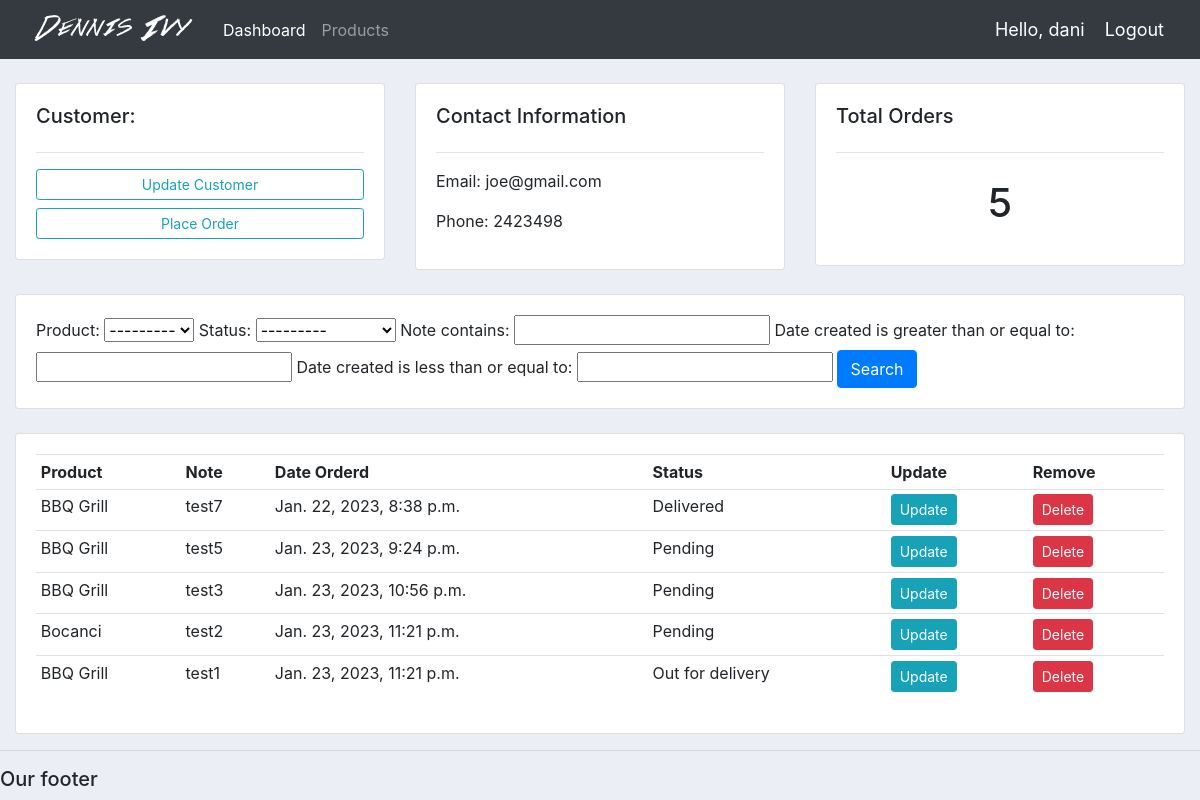
The page /customer/2/ (signed in) on the database its author committed.
### accounts/models.py (models this page shows, shortened)
class Customer(models.Model):
    name = models.CharField(max_length=200, null=True)
    phone = models.CharField(max_length=200, null=True)
    email = models.CharField(max_length=200, null=True)
    date_created = models.DateTimeField(auto_now_add=True)

class Order(models.Model):
    STATUS = (
        ('Pending', 'Pending'),
        ('Out for delivery', 'Out for delivery'),
        ('Delivered', 'Delivered'),
    )
    customer = models.ForeignKey(Customer, null=True, on_delete=models.SET_NULL) #relationship... relatii una la mai multe
    product = models.ForeignKey(Product, null=True, on_delete=models.SET_NULL)
    date_created =models.DateTimeField(auto_now_add=True)
    status = models.CharField(max_length=200, null=True, choices=STATUS)
    note = models.CharField(max_length=1000, null=True)

class Product(models.Model):
    CATEGORY = (
        ('Indoor', 'Indoor'),
        ('Out Door', 'Out Door'),
    )
    name = models.CharField(max_length=200, null=True)
    price = models.FloatField(null=True)
    category = models.CharField(max_length=200, null=True, choices=CATEGORY)
    description = models.CharField(max_length=200, null=True, blank=True)
    date_created = models.DateTimeField(auto_now_add=True)
    tags = models.ManyToManyField(Tag)
    def __str__(self):
        return self.name

### accounts/views.py (the view)
# urls.py: path('customer/<str:pk_test>/', views.customer, name="customer"),
@login_required(login_url='login')
def customer(request, pk_test):
    customer = Customer.objects.get(id=pk_test)
    orders = customer.order_set.all()
    order_count = orders.count()
    myFilter = OrderFilter(request.GET, queryset=orders)
    orders = myFilter.qs
    context = {'customer': customer, 'orders': orders, 'order_count': order_count, 'myFilter':myFilter}
    return render(request, 'accounts/customer.html', context)

### accounts/templates/accounts/customer.html
{%  extends 'accounts/main.html' %}
{% block content %}
	<br>
<div class="row">
	<div class="col-md">
		<div class="card card-body">
			<h5>Customer:</h5>
			<hr>
			<a class="btn btn-outline-info  btn-sm btn-block" href="">Update Customer</a>
			<a class="btn btn-outline-info  btn-sm btn-block" href="{% url 'create_order' customer.id %}">Place Order</a>
		</div>
	</div>
	<div class="col-md">
		<div class="card card-body">
			<h5>Contact Information</h5>
			<hr>
			<p>Email: {{customer.email}}</p>
			<p>Phone: {{customer.phone}}</p>
		</div>
	</div>
	<div class="col-md">
		<div class="card card-body">
			<h5>Total Orders</h5>
			<hr>
			<h1 style="text-align: center;padding: 10px">{{order_count}}</h1>
		</div>
	</div>
</div>
<br>
<div class="row">
	<div class="col">
		<div class="card card-body">
			<form method="get">
				{{myFilter.form}}
		    <button class="btn btn-primary" type="submit">Search</button>
		  </form>
		</div>
	</div>
</div>
<br>
<div class="row">
	<div class="col-md">
		<div class="card card-body">
			<table class="table table-sm">
				<tr>
					<th>Product</th>
                    <th>Note</th>
					<th>Date Orderd</th>
					<th>Status</th>
					<th>Update</th>
					<th>Remove</th>
				</tr>
				{% for order in orders %}
				<tr>
					<td>{{order.product}}</td>
                    <td>{{order.note}}</td>
					<td>{{order.date_created}}</td>
					<td>{{order.status}}</td>
					<td><a class="btn btn-sm btn-info" href="{% url 'update_order' order.id %}">Update</a></td>
                    <td><a class="btn btn-sm btn-danger" href="{% url 'delete_order' order.id %}">Delete</a></td>
				</tr>
				{% endfor %}
			</table>
		</div>
	</div>
</div>
{% endblock %}

### accounts/templates/accounts/navbar.html (shortened to what this page needs)
{% load static %}
<nav class="navbar navbar-expand-lg navbar-dark bg-dark">
    <img src="{% static 'images/logo.png' %}">
    <div class="collapse navbar-collapse" id="navbarNav">
      <ul class="navbar-nav">
        <li class="nav-item active">
          <a class="nav-link" href="{% url 'home' %}">Dashboard</a>
        </li>
        <li class="nav-item">
          <a class="nav-link" href="{% url 'products' %}">Products</a>
        </li>
      </ul>
    </div>
    <span class="hello-msg">Hello, {{request.user}}</span>
    <span><a class="hello-msg" href="{% url 'logout' %}">Logout</a></span>
  </nav>

### static/css/main.css (style rules this page uses)
body { background-color: #ebeff5; }

### accounts/templates/accounts/navbar.html (style rules this page uses)
.hello-msg { font-size: 18px; color: #fff; margin-right: 20px; }

### rows shown on the page
Customer: email "joe@gmail.com", phone "2423498"
Order: product "BBQ Grill", note "test7", date_created "Jan. 22, 2023, 8:38 p.m.", status "Delivered"
Order: product "BBQ Grill", note "test5", date_created "Jan. 23, 2023, 9:24 p.m.", status "Pending"
Order: product "BBQ Grill", note "test3", date_created "Jan. 23, 2023, 10:56 p.m.", status "Pending"
Order: product "Bocanci", note "test2", date_created "Jan. 23, 2023, 11:21 p.m.", status "Pending"
Order: product "BBQ Grill", note "test1", date_created "Jan. 23, 2023, 11:21 p.m.", status "Out for delivery"

### other values the page prints
{{ request.user }} "dani"
{{ order_count }} "5"
